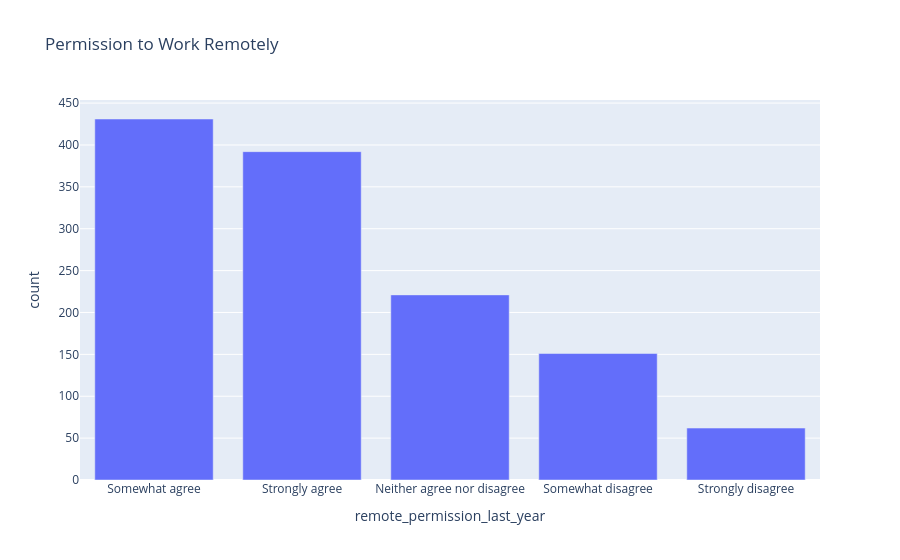

Here is the notebook cell this chart was saved with:
### Markdown cell above
## Q5. Were employees allowed to work remotely?

### Code cell
# Count values (no custom order specified, uses default order)
remote_permission_counts = df_remote['remote_permission_last_year'].value_counts().reset_index()
remote_permission_counts.columns = ['remote_permission_last_year', 'count']

# Create bar chart
fig = px.bar(
    remote_permission_counts,
    x='remote_permission_last_year',
    y='count',
    title='Permission to Work Remotely'
)

fig.show()

### Figure 1 — Plotly figure (JSON) as saved in the notebook; plotly's stock layout.template omitted (floating-point values rounded to 4 significant figures)
{"data": [{"alignmentgroup": "True", "hovertemplate": "remote_permission_last_year=%{x}<br>count=%{y}<extra></extra>", "legendgroup": "", "marker": {"color": "#636efa", "pattern": {"shape": ""}}, "name": "", "offsetgroup": "", "orientation": "v", "showlegend": false, "textposition": "auto", "type": "bar", "x": ["Somewhat agree", "Strongly agree", "Neither agree nor disagree", "Somewhat disagree", "Strongly disagree"], "xaxis": "x", "y": [431, 392, 221, 151, 62], "yaxis": "y"}], "layout": {"barmode": "relative", "legend": {"tracegroupgap": 0}, "title": {"text": "Permission to Work Remotely"}, "xaxis": {"anchor": "y", "domain": [0, 1], "title": {"text": "remote_permission_last_year"}}, "yaxis": {"anchor": "x", "domain": [0, 1], "title": {"text": "count"}}}}
